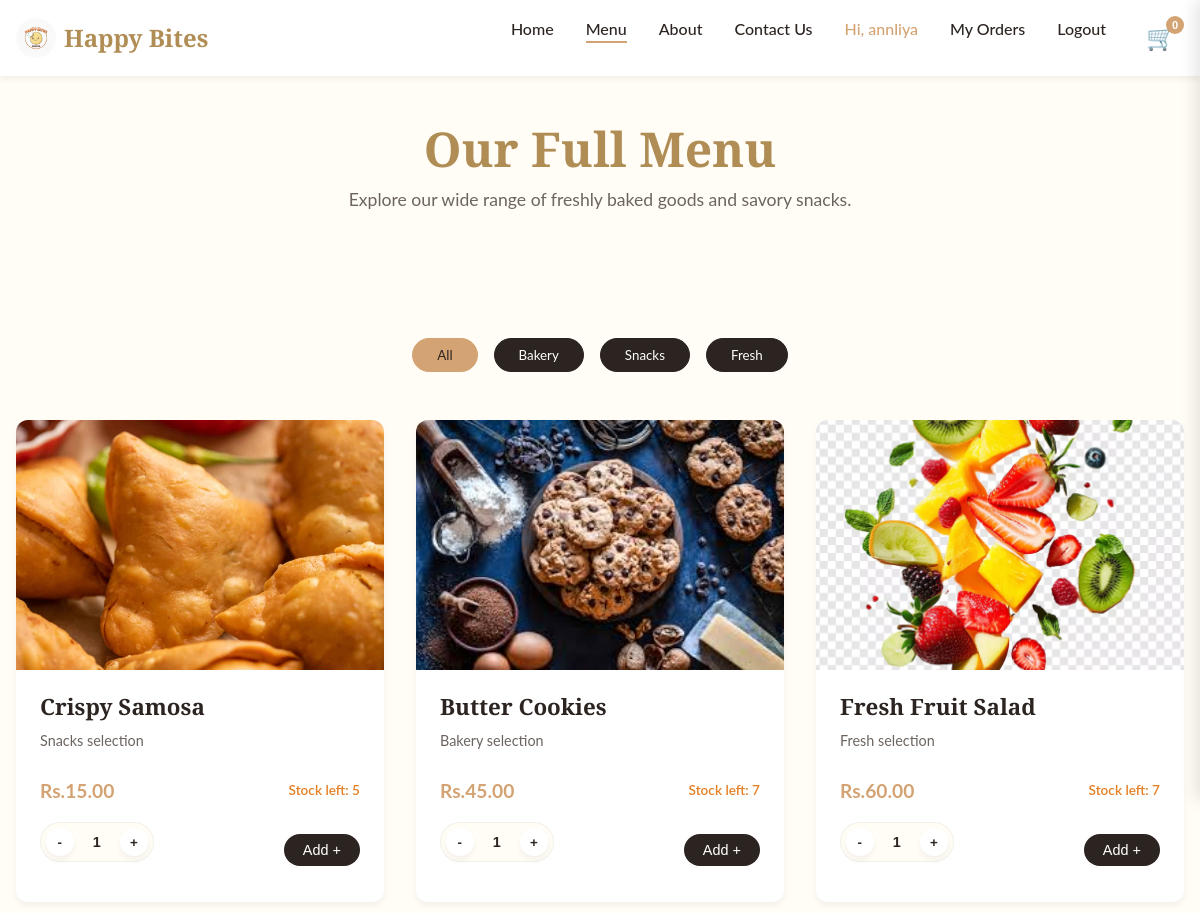
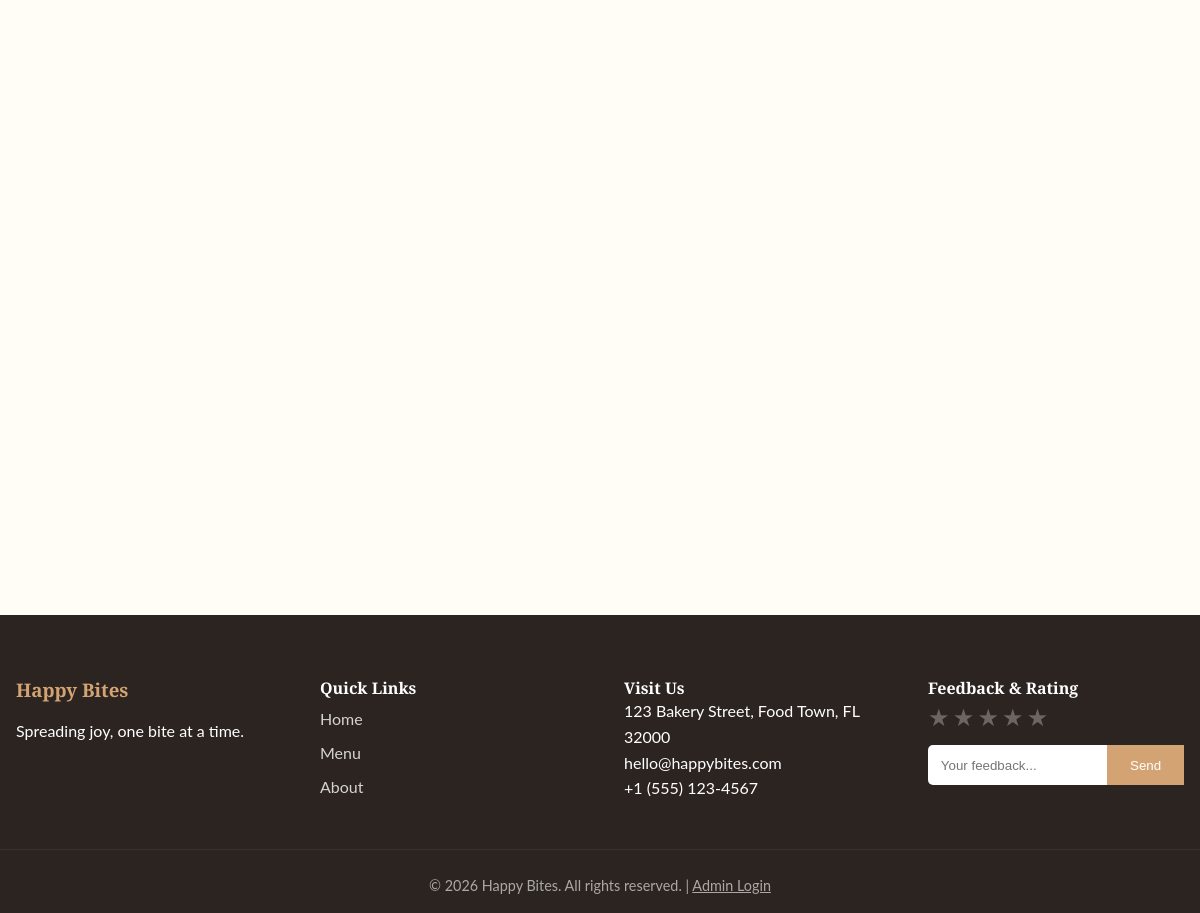
Screenshot of /menu (signed in) with the database file from the repository (2 pictures, top to bottom).
### app1.py (models this page shows)
class Product(db.Model):
    id = db.Column(db.Integer, primary_key=True)
    name = db.Column(db.String(100), nullable=False)
    price = db.Column(db.Float, nullable=False)
    category = db.Column(db.String(50), nullable=False) # bakery, snacks, fresh
    image_url = db.Column(db.String(255), nullable=True)
    initial_stock = db.Column(db.Integer, default=50)
    remaining_stock = db.Column(db.Integer, default=50)

### app1.py (the view)
@app.route('/menu')
def menu_page():
    all_products = Product.query.all()
    return render_template('menu.html', products=all_products)

### app1.py (called while the page is built)
@app.context_processor
def inject_settings():
    settings = StoreSettings.query.first()
    if not settings:
        settings = StoreSettings()
        db.session.add(settings)
        db.session.commit()
    return dict(store_settings=settings)

### templates/menu.html (shortened to what this page needs)
<!DOCTYPE html>
<html lang="en">
<head>
    <link rel="stylesheet" href="/static/style.css">
</head>
<body>
    <nav class="navbar scrolled" id="navbar">
        <div class="container nav-container">
            <a href="/" class="logo">
                <img src="static/assets/images/logo.jpeg" alt="Happy Bites Logo" class="logo-img">
                <span class="logo-text">Happy Bites</span>
            </a>
            <ul class="nav-links">
                <li><a href="/" class="nav-link">Home</a></li>
                <li><a href="/menu" class="nav-link active">Menu</a></li>
                <li><a href="/#about" class="nav-link">About</a></li>
                <li><a href="/#contact" class="nav-link">Contact Us</a></li>
                {% if session.user_logged_in %}
                <li><a href="#" class="nav-link" style="color: var(--primary);">Hi, {{ session.full_name.split()[0]
                        }}</a></li>
                <li><a href="/my_orders" class="nav-link">My Orders</a></li>
                <li><a href="/logout" class="nav-link">Logout</a></li>
                {% else %}
                <li><a href="/login" class="nav-link">Login</a></li>
                {% endif %}
                <li class="cart-item">
                    <button class="cart-btn" aria-label="View Cart">
                        <span class="cart-icon">🛒</span>
                        <span class="cart-count">0</span>
                    </button>
                </li>
            </ul>
        </div>
    </nav>
    <header class="menu-header">
        <div class="container">
            <h1 class="section-title">Our Full Menu</h1>
            <p class="section-desc">Explore our wide range of freshly baked goods and savory snacks.</p>
        </div>
    </header>
    <section class="section">
        <div class="container">
            <div class="menu-filter-bar">
                <button class="filter-btn active" data-filter="all">All</button>
                <button class="filter-btn" data-filter="bakery">Bakery</button>
                <button class="filter-btn" data-filter="snacks">Snacks</button>
                <button class="filter-btn" data-filter="fresh">Fresh</button>
            </div>
            <div class="menu-grid">
                {% for product in products %}
                <article class="menu-card" data-category="{{ product.category }}">
                    <div class="card-image">
                        <img src="{{ product.image_url if '://' in product.image_url else '/' + product.image_url }}"
                            alt="{{ product.name }}">
            </div>
            <div class="card-content">
                <h3>{{ product.name }}</h3>
                <p>{{ product.category|capitalize }} selection</p>
                <div class="card-footer" style="flex-direction: column; align-items: flex-start; gap: 1rem;">
                    <div style="width: 100%; display: flex; justify-content: space-between; align-items: center;">
                        <span class="price" data-price="{{ product.price }}">Rs.{{ "%.2f"|format(product.price)
                            }}</span>
                        {% if product.remaining_stock > 0 %}
                        <span class="stock-info" style="font-size: 0.85rem; color: #e67e22; font-weight: 600;">Stock
                            left: {{ product.remaining_stock }}</span>
                        {% endif %}
                    </div>
                    {% if product.remaining_stock > 0 %}
                    <div style="display: flex; align-items: center; width: 100%; justify-content: space-between;">
                        <div class="qty-control">
                            <button class="qty-btn minus">-</button>
                            <input type="number" class="qty-input" value="1" min="1"
                                max="{{ product.remaining_stock }}">
                            <button class="qty-btn plus">+</button>
                        </div>
                        <button class="btn-add">Add +</button>
                    </div>
                    {% else %}
                    <button class="btn-add disabled" disabled style="background: #ccc; cursor: not-allowed;">Add+
                    </button>
                    {% endif %}
                </div>
            </div>
            </article>
            {% endfor %}
        </div>
        </div>
    </section>
    <footer id="contact" class="site-footer">
        <div class="container footer-content">
            <div class="footer-brand">
                <h3>Happy Bites</h3>
                <p>Spreading joy, one bite at a time.</p>
            </div>
            <div class="footer-links">
                <h4>Quick Links</h4>
                <a href="/">Home</a>
                <a href="/menu">Menu</a>
                <a href="/#about">About</a>
            </div>
            <div class="footer-contact">
                <h4>Visit Us</h4>
                <p>123 Bakery Street, Food Town, FL 32000</p>
                <p>hello@happybites.com</p>
                <p>+1 (555) 123-4567</p>
            </div>
            <div class="footer-newsletter">
                <h4>Feedback & Rating</h4>
                <form class="feedback-form" id="feedbackFormMenu">
                    <div class="star-rating">
                        <input type="radio" id="m-star5" name="rating" value="5" /><label for="m-star5"
                            title="5 stars">★</label>
                        <input type="radio" id="m-star4" name="rating" value="4" /><label for="m-star4"
                            title="4 stars">★</label>
                        <input type="radio" id="m-star3" name="rating" value="3" /><label for="m-star3"
                            title="3 stars">★</label>
                        <input type="radio" id="m-star2" name="rating" value="2" /><label for="m-star2"
                            title="2 stars">★</label>
                        <input type="radio" id="m-star1" name="rating" value="1" /><label for="m-star1"
                            title="1 star">★</label>
                    </div>
                    <div class="feedback-input-group">
                        <input type="text" id="feedbackMsgMenu" placeholder="Your feedback..." required>
                        <button type="submit">Send</button>
                    </div>
                </form>
            </div>
        </div>
        <div class="footer-bottom text-center">
            <p>&copy; 2026 Happy Bites. All rights reserved. | <a href="/admin"
                    style="color: inherit; text-decoration: underline;">Admin Login</a></p>
        </div>
    </footer>
</body>
</html>

### templates/menu.html (style rules this page uses)
.menu-header { padding: 120px 0 60px; background: var(--light-bg); text-align: center; }
.menu-filter-bar { display: flex; justify-content: center; gap: 1rem; margin-bottom: 3rem; flex-wrap: wrap; }
.filter-btn { background: #2c2420; color: #ffffff; border: 1px solid #2c2420; padding: 0.5rem 1.5rem; border-radius: 20px; cursor: pointer; transition: var(--transition); font-family: var(--font-body); }
.filter-btn:hover, .filter-btn.active { background: var(--primary); color: #2c2420; border-color: var(--primary); }

### rows the page displays
Product: image_url (picture), name "Crispy Samosa", category "Snacks", price "15.00", remaining_stock "5"
Product: image_url (picture), name "Butter Cookies", category "Bakery", price "45.00", remaining_stock "7"
Product: image_url (picture), name "Fresh Fruit Salad", category "Fresh", price "60.00", remaining_stock "7"

### other values shown
{{ session.full_name.split()[0] }} "annliya"
